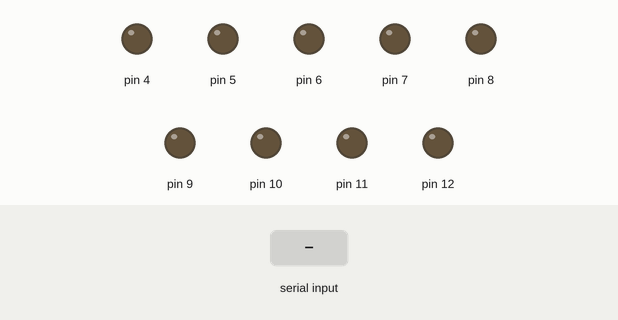
A sketch run on a simulated Arduino Uno, built with avr-gcc and run on an emulated ATmega328P. Shown: output pins drawn as LEDs (lit = HIGH). The inputs (shaded band) are chosen by the test bench.

Above: at 1.2 s.
1.3 s: "X" received over Serial
At 2.5 s:
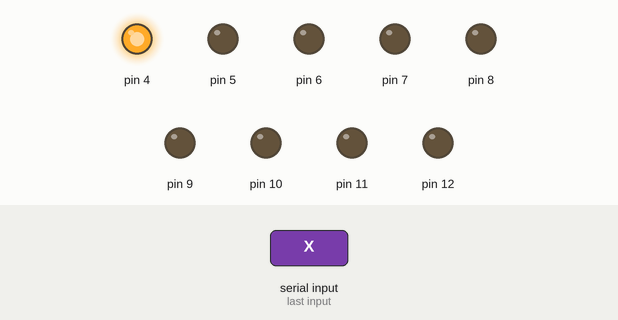
2.8 s: "Y" received over Serial
At 3.8 s:
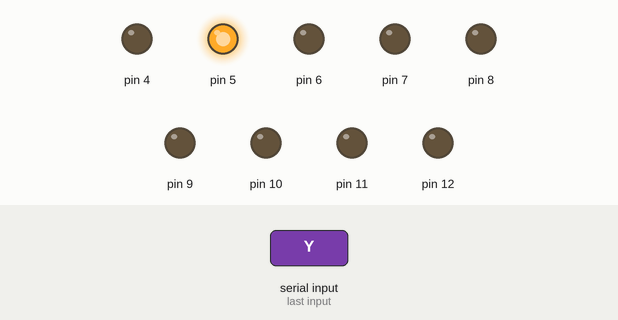
4.3 s: "Z" received over Serial
At 4.9 s:
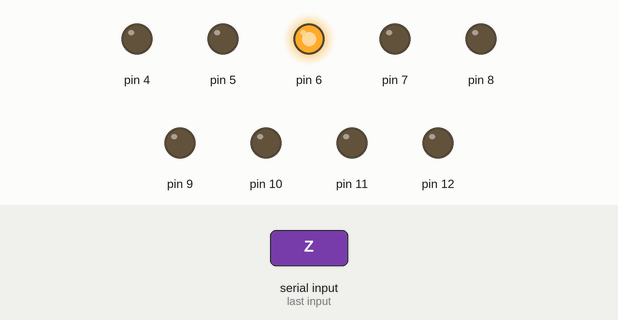
5.8 s: "V" received over Serial
At 6.1 s:
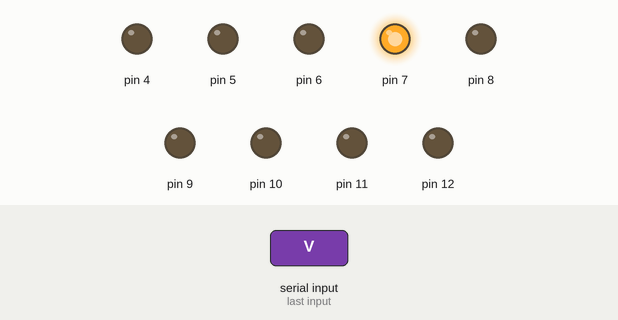
7.3 s: "T" received over Serial
At 8.4 s:
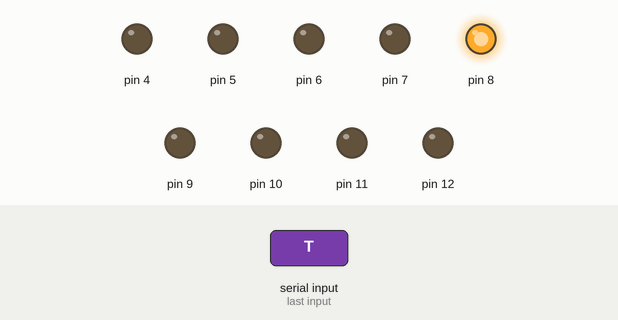
8.8 s: "A" received over Serial
At 9.6 s:
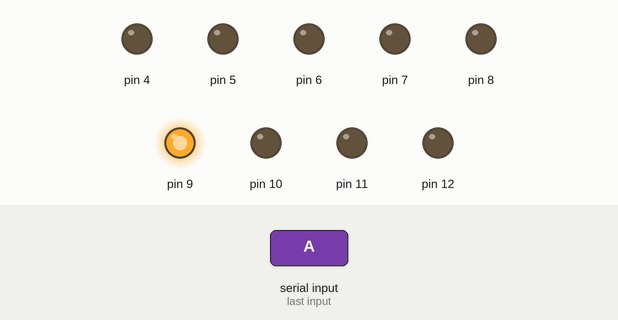
Timing chart, 0 to 11.3 s (numbered marks = the images above; inputs shaded):
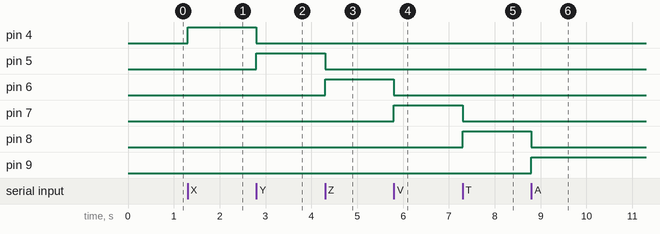

Measured:
- after the input at 1.3 s, pin 4: LOW → HIGH at once
- after the input at 2.8 s, pin 4: HIGH → LOW at once; pin 5: LOW → HIGH at once
- after the input at 4.3 s, pin 5: HIGH → LOW at once; pin 6: LOW → HIGH at once
- after the input at 5.8 s, pin 6: HIGH → LOW at once; pin 7: LOW → HIGH at once
- after the input at 7.3 s, pin 7: HIGH → LOW at once; pin 8: LOW → HIGH at once
- after the input at 8.8 s, pin 8: HIGH → LOW at once; pin 9: LOW → HIGH at once

The sketch:

murat.ino
```cpp
int data;
void setup() {
    Serial.begin(9600);
    pinMode(4, OUTPUT);
    pinMode(5, OUTPUT);
    pinMode(6, OUTPUT);
    pinMode(7, OUTPUT);
    pinMode(8, OUTPUT);
    pinMode(9, OUTPUT);
    pinMode(10, OUTPUT);
    pinMode(11, OUTPUT);
    pinMode(12, OUTPUT);
}
void loop() {
    if (Serial.available()) {
        data = Serial.read();
        if (data == 'X') {
            digitalWrite(4, HIGH);
        } else {
            digitalWrite(4, LOW);
        }

       // delay(20);

        if (data == 'Y') {
            digitalWrite(5, HIGH);
        } else {
            digitalWrite(5, LOW);
        }

       // delay(20);

        if (data == 'Z') {
            digitalWrite(6, HIGH);
        } else {
            digitalWrite(6, LOW);
        }
        //delay (50);

        if (data == 'V') {
            digitalWrite(7, HIGH);
        } else {
            digitalWrite(7, LOW);
        }


        if (data == 'T') {
            digitalWrite(8, HIGH);
        } else {
            digitalWrite(8, LOW);
        }


        if (data == 'A') {
            digitalWrite(9, HIGH);
        } else {
            digitalWrite(9, LOW);
        }


        if (data == 'U') {
            digitalWrite(10, HIGH);
        } else {
            digitalWrite(10, LOW);
        }

        if (data == 'F') {
            digitalWrite(11, HIGH);
        } else {
            digitalWrite(11, LOW);
        }

        if (data == 'S') {
            digitalWrite(12, HIGH);
        } else {
            digitalWrite(12, LOW);
        }

    }
    //delay(150);
    //return;
}
```
